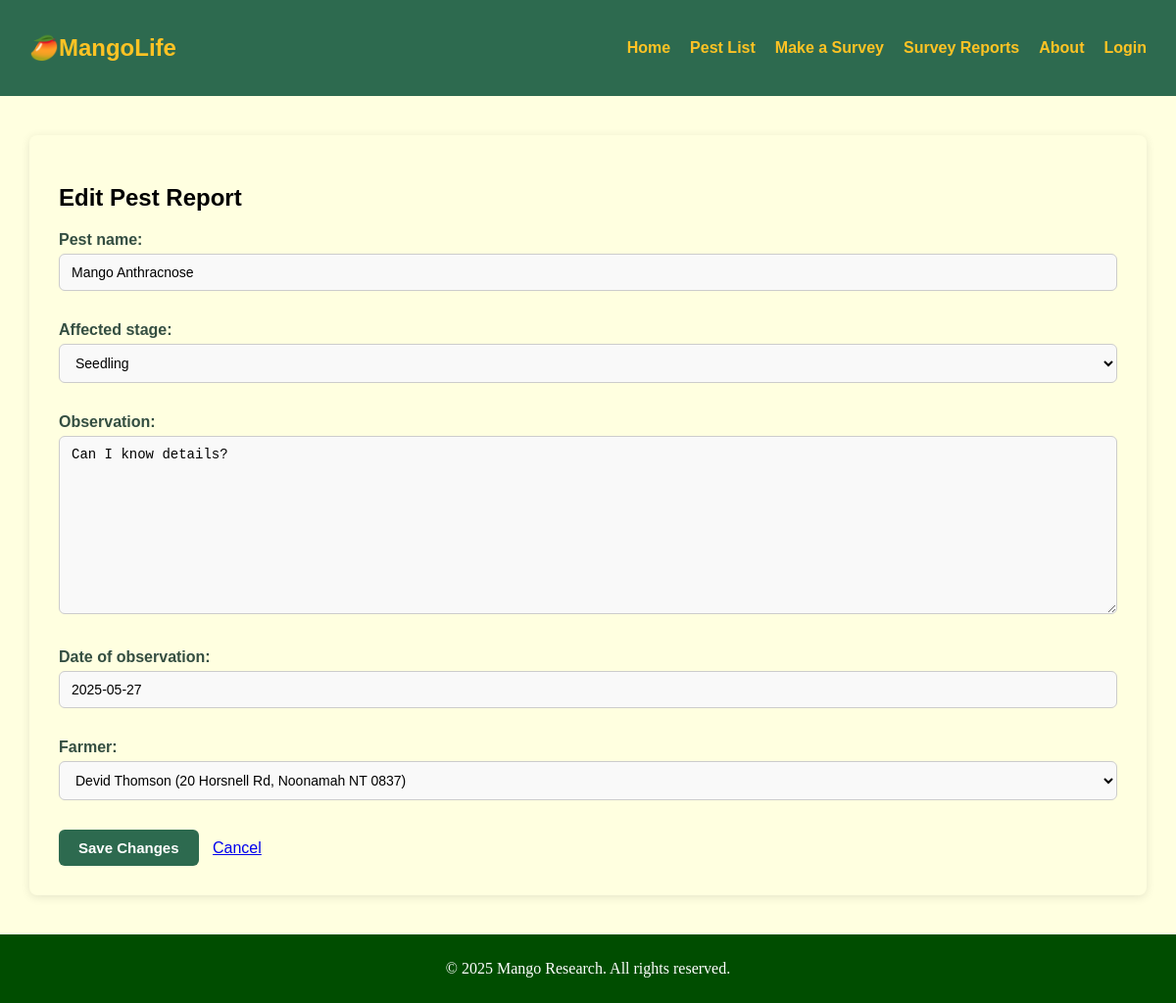
The app's page /survey_list/1/edit/ with its own data.
### mango_pests/models.py (models this page shows, shortened)
class PestReport(models.Model):
    farmer = models.ForeignKey(Farmer, on_delete=models.CASCADE, related_name='pest_reports', default=1)
    pest_name = models.CharField(max_length=100)
    date_of_observation = models.DateField(default=timezone.now)
    observation = models.TextField()
    severity_level = models.CharField(
        max_length=8,
        choices=[('Low','Low'), ('Medium','Medium'), ('High','High')],
        default='Low'
    )
    affected_stage = models.CharField(
        max_length=20,
        choices=[('Seedling','Seedling'), ('Vegetative','Vegetative'), ('Budding','Budding'),('Flowering','Flowering'), ('Fruiting','Fruiting'), ('Maturity','Maturity'), ('Harvest','Harvest')],default='Seedling')
    affected_plant_number = models.CharField(max_length=150, default='')
    symptoms = models.CharField(max_length=250, default='')
    image = models.ImageField(upload_to='pests/images/', blank=True, null=True)  # Make image optional
    submitted_at = models.DateTimeField(auto_now_add=True)

### mango_pests/views.py (the view)
# urls.py: path('survey_list/<int:pk>/edit/', PestReportUpdateView.as_view(), name='pestreport_edit'),
class PestReportUpdateView(UpdateView):
        model = PestReport
        template_name = 'mango_pests/edit.html'
        fields = ['pest_name', 'affected_stage', 'observation', 'date_of_observation', 'farmer']
        success_url = reverse_lazy('pestreport_list')

### mango_pests/models.py (called while the page is built)
    def __str__(self):
        return f"{self.full_name} ({self.location})"

### mango_pests/templates/mango_pests/edit.html (shortened to what this page needs)
{% extends "mango_pests/base.html" %}
{% block content %}
<div class="container">
    <h2>Edit Pest Report</h2>
    <form method="post">
        {{ form.as_p }}
        <button type="submit">Save Changes</button>
        <a href="{% url 'pestreport_list' %}">Cancel</a>
    </form>
</div>
{% endblock %}

### mango_pests/static/css/styles.css (style rules this page uses)
html, body { height: 100%; margin: 0; font-family: 'Poppins', sans-serif; background-color: lightyellow; }
.container { width: 90%; margin: 40px auto; background-color: lightyellow; padding: 30px; border-radius: 8px; box-shadow: 0 2px 10px rgba(0, 0, 0, 0.1); }
button { background-color: #40916c; color: white; padding: 10px 18px; border: none; border-radius: 4px; cursor: pointer; }
form p { margin-bottom: 15px; }
form label { font-weight: bold; color: #344e41; margin-bottom: 5px; display: block; }
form input, form textarea, form select { width: 100%; padding: 10px 12px; font-size: 14px; margin-bottom: 15px; border: 1px solid #ccc; border-radius: 6px; box-sizing: border-box; background-color: #f9f9f9; }
form button { background-color: #2d6a4f; color: white; padding: 10px 20px; font-size: 15px; font-weight: 600; border: none; border-radius: 6px; margin-right: 10px; cursor: pointer; transition: background-color 0.3s ease; }

### records on screen
PestReport: pest_name "Mango Anthracnose", affected_stage "Seedling", observation "Can I know details?", date_of_observation "2025-05-27", farmer "Devid Thomson (20 Horsnell Rd, Noonamah NT 0837)"
